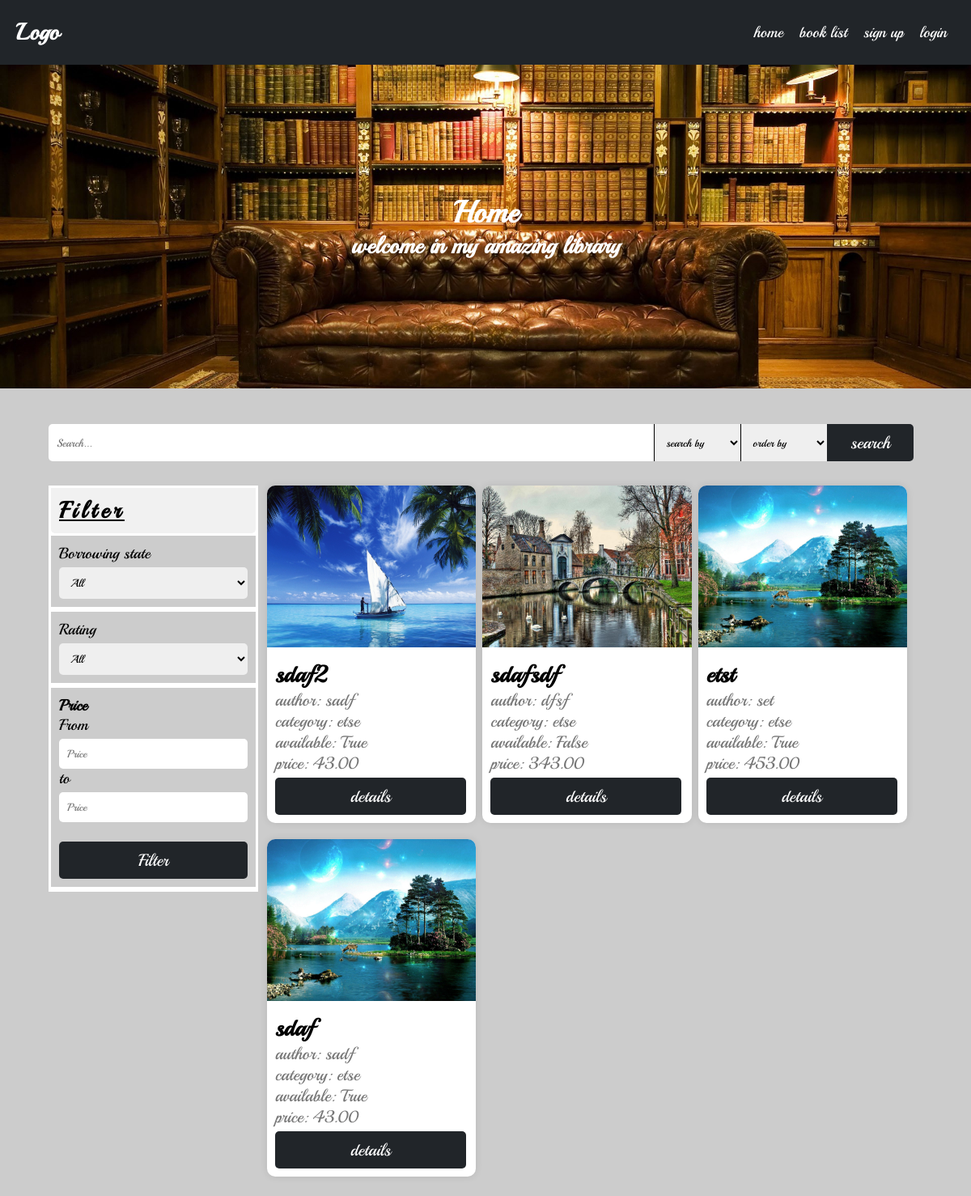
Page /books/list/ on the committed database.
### books/models.py (models this page shows, shortened)
class Book(BasicModel):
    uploaded_by = models.ForeignKey(User, on_delete=models.CASCADE, related_name='books')
    category = models.ForeignKey(Category, on_delete=models.CASCADE, related_name='books')
    viewers = models.ManyToManyField(User, through=Viewers, related_name='viewed_books')
    title = models.CharField(max_length=100)
    author = models.CharField(max_length=100)
    price = models.DecimalField(max_digits=5, decimal_places=2)
    description = models.TextField()
    borrower = models.ForeignKey(User, on_delete=models.SET_NULL, related_name='borrowed_books', null=True, blank=True)
    objects = BookManager()
    @property
    def is_borrowed(self):
        return self.borrower is not None
    class Meta:
        verbose_name = 'Book'
        verbose_name_plural = 'Books'

class BookImage(BasicModel):
    image = models.ImageField(upload_to=book_cover_path, null=True, blank=True)
    book = models.OneToOneField(Book, on_delete=models.CASCADE, related_name='image', null=True, blank=True)
    class Meta:
        verbose_name = 'Book Image'
        verbose_name_plural = 'Book Images'
    @property
    def url(self):
        return self.image.url

### categories/models.py (models this page shows)
class Category(BasicModel):
    title = models.CharField(max_length=100)
    class Meta:
        verbose_name = 'Category'
        verbose_name_plural = 'Categories'
    def __str__(self):
        return self.title

### books/views.py (the view, shortened to what this page needs)
# urls.py: path('list/', views.BookListView.as_view(), name='book_list'),
class BookListView(ListView):
    queryset = Book.objects.active()
    context_object_name = 'books'
    def get_queryset(self):
        queryset = self.queryset
        queryset = self.apply_search(queryset)
        queryset = self.apply_filter(queryset)
        queryset = self.apply_ordering(queryset)
        return queryset
    def apply_ordering(self, queryset):
        ordering = self.request.GET.get('order_by', '?')
        if ordering == 'price_desc':
            queryset = queryset.order_by('-price')
        elif ordering == 'price_acs':
            queryset = queryset.order_by('price')
        elif ordering == 'rating_desc':
            queryset = queryset.annotate(avg_rating=Avg('ratings__rating')).order_by('-avg_rating')
        elif ordering == 'rating_acs':
            queryset = queryset.annotate(avg_rating=Avg('ratings__rating')).order_by('avg_rating')
        elif ordering == 'views_desc':
            queryset = queryset.annotate(total_views=Sum('user_viewers__count')).order_by('-total_views')
        elif ordering == 'views_acs':
            queryset = queryset.annotate(total_views=Sum('user_viewers__count')).order_by('total_views')
        elif ordering == 'time_desc':
            queryset = queryset.order_by('-created_at')
        elif ordering == 'time_acs':
            queryset = queryset.order_by('created_at')
        else:
            queryset = queryset.order_by('?')
        return queryset
    def apply_search(self, queryset):
        q = self.request.GET.get('q', '')
        search_by = self.request.GET.get('search_by', 'all')
        if not q:
            return queryset
    def apply_filter(self, queryset):
        available = self.request.GET.get('available', '')
        rating = self.request.GET.get('rating', '')
        price_from = self.request.GET.get('price_from', 0)
        price_to = self.request.GET.get('price_to', 100000000000000000000)
        if available != '' and available:
            queryset = queryset.filter(borrower=None)
        if rating != '' and int(rating) > 0:
            queryset = queryset.annotate(avg_rating=Avg('ratings__rating')).filter(avg_rating=rating)
        if price_from < price_to:
            queryset = queryset.filter(price__range=(price_from, price_to))
        return queryset
    def get_context_data(self, **kwargs):
        context = super().get_context_data(**kwargs)
        context['q'] = self.request.GET.get('q', '')
        context['search_by'] = self.request.GET.get('search_by', 'all')
        context['available'] = self.request.GET.get('available', '')
        context['rating'] = int(self.request.GET.get('rating', 0))
        context['price_from'] = self.request.GET.get('price_from', '')
        context['price_to'] = self.request.GET.get('price_to', '')
        context['order_by'] = self.request.GET.get('order_by', '')
        return context

### books/templatetags/custom_filters.py (called while the page is built)
@register.filter(name='not')
def not_gate(value):
    return not value

@register.filter(name='my_range')
def my_range(value):
    return range(1, value + 1)

### templates/books/book_list.html (shortened to what this page needs)
{% extends "base.html" %}
{% load custom_filters %}
{% load static %}
{% block content %}
<div class="container">
    <div class="row">
        <form class="col-12 search-box">
            <input name="q"  placeholder="Search..." type="search" id="search" value="{{q}}">
            <select name="search_by" id="search_by">
                <option value="all" {% if search_by == 'all' %} selected {% endif %}>search by</option>
            </select>
             <select name="order_by" id="order_by">
                <option value="all" {% if order_by == 'all' %} selected {% endif %}>order by</option>
            </select>
            <button class="btn-1 btn-dark"> search</button>
        </form>
    </div>
    <div class="row" >
        <div class="col-3 filter-box-parent">
            <h3 class="header">Filter</h3>
            <div class="filter-box w-100">
                <form id="filter_form" class="form">
                        <div class="input-container">
                            <label for="available">Borrowing state</label>
                            <select name="available" id="available" class="form-control" class="input">
                                <option value="">All</option>
                            </select>
                        </div>
                        <div class="input-container">
                            <label for="rating">Rating</label>
                            <select name="rating" id="rating" class="form-control" class="input">
                                <option value="0">All</option>
                            </select>
                        </div>
                        <div class="input-container">
                            <h4>Price</h4>
                            <label for="price_from">From</label>
                            <input type="number" name="price_from" id="price_from" class="form-control" placeholder="Price" class="input" value="{{price_from}}" min="0">
                            <label for="price_to">to</label>
                            <input type="number" name="price_to" id="price_to" class="form-control" placeholder="Price" class="input" value="{{price_to}}" min="0">
                            <button class="btn-6 btn-dark" style="margin-top: 24px">Filter</button>
                        </div>
                </form>
            </div>
        </div>
        <div class="col-9">
            <div class="row " id="book_list_user">
            {% for book in books %}
            <div class="col-12 col-sm-6 col-md-4">
                <div class="card">
                    <img src={{book.image.url}} alt="book image">
                    <div class="card-body">
                        <h2 class="card-title">{{book.title}}</h2>
                        <span>author: {{book.author}}</span>
                        <span>category: {{book.category}}</span>
                        <span>available: {{book.is_borrowed|not}}</span>
                        <span>price: {{book.price}}</span>
                        <div class="row w-100">
                            <div class="col-12 text-center">
                                <button class="btn-6 btn-dark" onclick="urlRedirect(`{% url 'book_details' book.slug %}`)">
                                    details
                                </button>
                            </div>
                        </div>
                    </div>
                </div>
            </div>
            {% endfor %}
        </div>
            </div>
    </div>
</div>
{% endblock %}

### static/assets/css/utilities.css (style rules this page uses)
:root { font-size: 19px; }
* { box-sizing: border-box; margin: 0; padding: 0; font-family: Playball, cursive; }
body { padding-top: 80px; background-color: #ccc; min-height: 100dvh; }
.container { width: 90%; display: flex; justify-content: center; align-items: center; flex-direction: column; gap: 20px; margin: 2% auto; }
.container .row { width: 100%; display: flex; justify-content: flex-start; align-items: center; flex-direction: row; row-gap: 20px; column-gap: 1%; flex-wrap: wrap; }
.container .row .col-3 { width: calc(8.3333333333% * 3 - 1%); }
.container .row .col-9 { width: calc(8.3333333333% * 9 - 1%); }
.container .row .col-12 { width: calc(8.3333333333% * 12 - 1%); }
@media screen and (min-width: 768px) { .container .row .col-sm-6 { width: calc(8.3333333333% * 6 - 1%); } }
@media screen and (min-width: 992px) { .container .row .col-md-4 { width: calc(8.3333333333% * 4 - 1%); } }
.w-100 { width: 100% !important; }
.form { width: 100%; padding: 15px; display: flex; justify-content: center; align-items: center; flex-direction: column; gap: 10px; background-color: #ccc; }
.form > .input-container { display: flex; flex-direction: column; width: 100%; }
.form > .input-container > input, .form > .input-container textarea, .form > .input-container select { width: 100%; padding: 10px; border: none; border-radius: 5px; margin-top: 5px; outline: none; }
.btn-1 { width: calc(16.6666666667% * 1); padding: 10px; border: none; border-radius: 5px; margin-top: 5px; outline: none; cursor: pointer; font-size: 1.1rem; }
.btn-6 { width: calc(16.6666666667% * 6); padding: 10px; border: none; border-radius: 5px; margin-top: 5px; outline: none; cursor: pointer; font-size: 1.1rem; }
.btn-dark { background-color: #212529; color: white; }
.search-box { width: 100%; padding: 10px 0; border: none; border-radius: 5px; margin-top: 5px; display: flex; justify-content: center; }
.search-box > input { width: 70%; padding: 10px; border: none; border-radius: 5px 0 0 5px; margin-top: 5px; }
.search-box > select { width: 10%; padding: 10px; border: none; margin-top: 5px; outline: none; border-left: 1px solid black; cursor: pointer; }
.search-box > button { border-radius: 0 5px 5px 0; width: 10%; }
.card { background-color: white; border-radius: 10px; box-shadow: 0 0 10px rgba(0, 0, 0, 0.1); }
.card > img { width: 100%; object-fit: cover; border-radius: 10px 10px 0 0; height: 200px; }
.card > .card-body { padding: 10px; display: flex; justify-content: center; align-items: start; flex-direction: column; }
.card > .card-body > h2 { font-weight: bold; }
.card > .card-body > span { font-size: 1.1rem; color: #777; font-weight: 500; }
.text-center { text-align: center; }
.filter-box-parent { height: max-content; background-color: white; position: sticky; top: 100px; align-self: flex-start; border: 3px solid white; }
.filter-box-parent .header { padding: 10px; background-color: #f1f1f1; font-weight: bold; border-bottom-left-radius: 5px; border-bottom-right-radius: 5px; font-size: 1.5rem; text-decoration: underline; letter-spacing: 5px; }
.filter-box-parent .form { padding: 0; gap: 0; }
.filter-box-parent .form .input-container { border-top: 3px solid white; border-bottom: 3px solid white; width: 100%; padding: 10px; }

### rows in the picture
Book: image (picture), title "sdaf2", author "sadf", category "etse", is_borrowed|not "True", price "43.00"
Book: image (picture), title "sdafsdf", author "dfsf", category "etse", is_borrowed|not "False", price "343.00"
Book: image (picture), title "etst", author "set", category "etse", is_borrowed|not "True", price "453.00"
Book: image (picture), title "sdaf", author "sadf", category "etse", is_borrowed|not "True", price "43.00"
